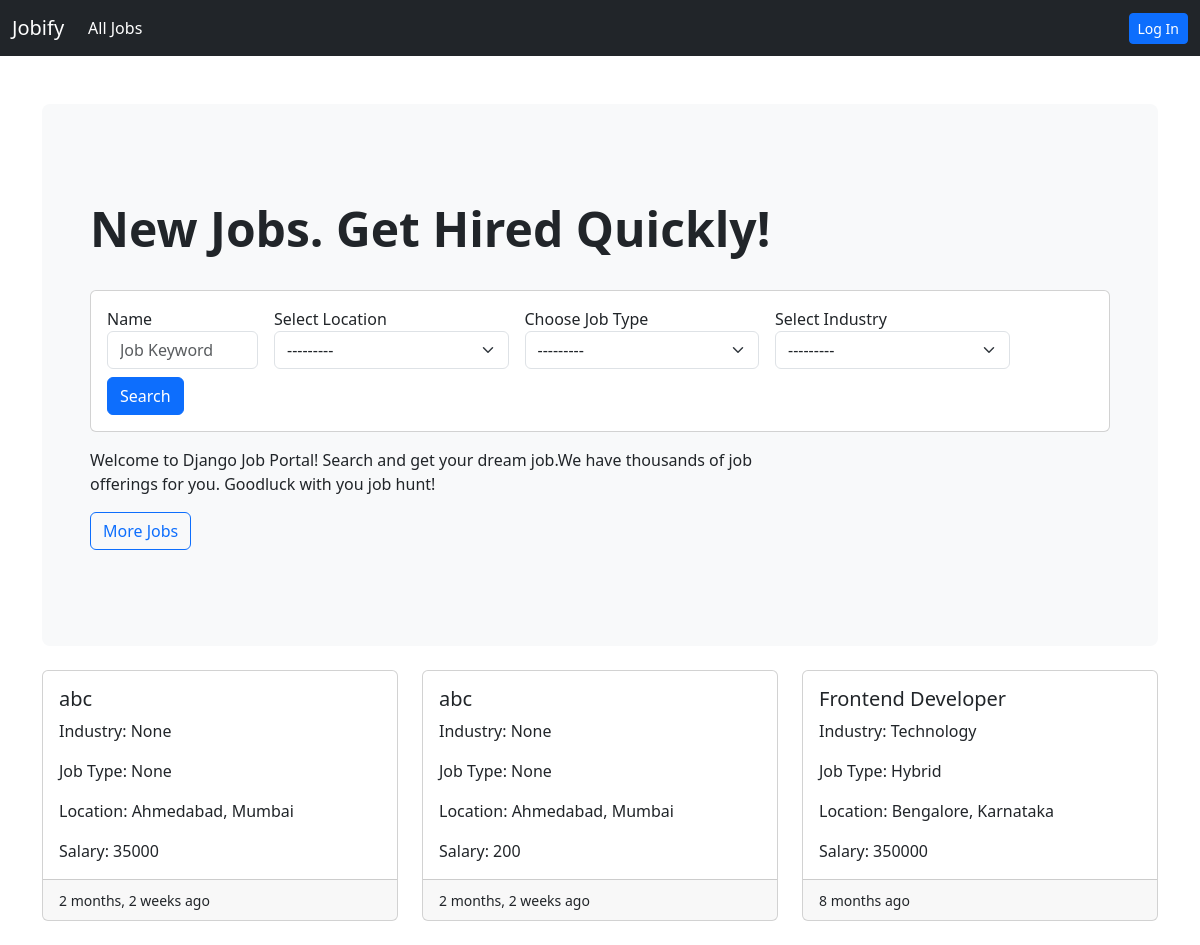
The page / on the database its author committed.
### job/models.py (models this page shows, shortened)
class Job(models.Model):
    job_type_choices=(
        ('Remote','Remote'),
        ('Onsite','Onsite'),
        ('Hybrid','Hybrid'),
    )
    user=models.ForeignKey(User,on_delete=models.CASCADE)
    company=models.ForeignKey(Company,on_delete=models.CASCADE)
    title=models.CharField(max_length=100)
    city=models.CharField(max_length=100)
    salary=models.PositiveBigIntegerField(default=35000)
    requirements=models.TextField()
    ideal_candidate=models.TextField()
    is_available=models.BooleanField(default=True)
    timestamp=models.DateTimeField(auto_now_add=True)
    industry=models.ForeignKey(Industry,on_delete=models.DO_NOTHING,null=True,blank=True)
    state=models.ForeignKey(State,on_delete=models.DO_NOTHING,null=True,blank=True)
    job_type=models.CharField(max_length=20,choices=job_type_choices,null=True, blank=True)

class State(models.Model):
    name=models.CharField(max_length=100)
    def __str__(self):
        return self.name

class Industry(models.Model):
    name=models.CharField(max_length=100)
    def __str__(self):
        return self.name

### website/views.py (the view)
# urls.py: 2. Add a URL to urlpatterns:  path('', views.home, name='home')
def home(request):
    filter=Jobfilter(request.GET,queryset=Job.objects.filter(is_available=True).order_by('-timestamp'))
    context={'filter': filter}
    return render(request,'website/home.html',context)

### templates/website/home.html
{%extends 'base.html'%}
{%load humanize%}
{%load widget_tweaks%}
{%block content %}
<section>
    <div class="p-5 mb-4 bg-light rounded-3">
      <div class="conatiner-fluid py-5">
        <h2 class="display-5 fw-bold">New Jobs. Get Hired Quickly!</h2>
        <br />
        <div class="card">
          <div class="card-body">
            <form class="row gy-2 gx-3 align-items-center" method="get">
              <div class="col-sm-2">
                <label  for="autoSizingInput"
                  >Name</label
                >
                {%render_field filter.form.title class="form-control" id="autoSizingInput" placeholder="Job Keyword" %}
              </div>
              <div class="col-sm-3">
                <label for="autoSizingSelect"
                  >Select Location</label
                >
                {%render_field filter.form.state class="form-select"  %}
              </div>
              <div class="col-sm-3">
                <label  for="autoSizingSelect"
                  >Choose Job Type</label
                >
                {%render_field filter.form.job_type class="form-select"  %}
              </div>
              <div class="col-sm-3">
                <label  for="autoSizingSelect"
                  >Select Industry</label
                >
                {%render_field filter.form.industry class="form-select"  %}
              </div>
              <div class="col-auto"><button class="btn btn-primary" type="button">
                Search
              </button></div>
            </form>
          </div>
        </div>
        <p class="col-md-8 fs-6 mt-3">
          Welcome to Django Job Portal! Search and get your dream job.We
          have thousands of job offerings for you. Goodluck with you job hunt!
        </p>
        <a href="{% url 'job-listing' %}" class="btn btn-outline-primary" type="button">
          More Jobs
        </a>
      </div>
    </div>
  </section>
  <div class="row row-cols-1 row-cols-md-3 g-4">
    {%for job in filter.qs %}
    <div class="col">
      <div class="card h-100">
        <div class="card-body">
          <h5 class="card-title">{{job.title}}</h5>
          <p class="card-text">Industry: {{job.industry}}</p>
          <p class="card-text">Job Type: {{job.job_type}}</p>
          <p class="card-text">Location: {{job.city}}, {{job.state}} </p>
          <p class="card-text">Salary: {{job.salary}}</p>
        </div>
        <div class="card-footer"><small>{{job.timestamp|naturaltime}}</small></div>
      </div>
    </div>
    {%endfor%}
</div><br>
{%endblock content%}

### templates/base.html (shortened to what this page needs)
<!DOCTYPE html>
<html lang="en">
  <head>
    <link
      href="https://cdn.jsdelivr.net/npm/bootstrap@5.3.3/dist/css/bootstrap.min.css"
      rel="stylesheet"
    />
    <link
      href="https://getbootstrap.com/docs/5.3/assets/css/docs.css"
      rel="stylesheet"
    />
  </head>
  <body>
    <nav class="navbar navbar-expand-lg navbar-dark bg-dark">
      <div class="container-fluid">
        <a class="navbar-brand" href="{% url 'home' %}">Jobify</a>
        <div class="collapse navbar-collapse" id="navbarSupportedContent">
          {% if request.user.is_authenticated %}
          {% if request.user.is_applicant%}
          <ul class="navbar-nav me-auto mb-2 mb-lg-0">
            <li class="nav-item">
              <a class="nav-link active" aria-current="page" href="#">Home</a>
            </li>
            {%if request.user.has_resume%}
            <li class="nav-item">
              <a class="nav-link" aria-current="page" href="{% url 'job-listing'%}">Apply to Jobs</a>
            </li>
            <li class="nav-item">
              <a class="nav-link " aria-current="page" href="{% url 'applied-jobs'%}"> Manage Job Applications</a>
            </li>
            {%else%}
            <li class="nav-item">
              <a class="nav-link active" aria-current="page" href="{% url 'update-resume'%}">Create Resume</a>
            </li>
            {%endif%}
            <li class="nav-item">
              <a class="nav-link disabled" aria-current="page"  href="#" >{{request.user.email}}</a>
            </li>
          </ul>
          <a  href="{% url 'logout' %}" class="btn btn-primary btn-sm">Logout</a>
          {% elif request.user.is_recruiter %}
          <ul class="navbar-nav me-auto mb-2 mb-lg-0">
            <li class="nav-item">
              <a class="nav-link active" aria-current="page" href="#">Home</a>
            </li>
            {% if request.user.has_company%}
            <li class="nav-item">
              <a class="nav-link" aria-current="page" href="{% url 'create-job' %}"
                >Create Job Ads</a
              >
            </li>
            <li class="nav-item">
              <a class="nav-link" aria-current="page" href="{% url 'manage-jobs' %}"
                >Manage Jobs</a
              >
            </li>
            {%else%}
            <li class="nav-item">
              <a
                class="nav-link active"
                aria-current="page"
                href="{% url 'update-company'%}"
                >Create Company
              </a>
            </li>
            {%endif%}
            <li class="nav-item">
              <a class="nav-link disabled" aria-current="page"  href="#" >{{request.user.email}}</a>
            </li>
            </ul>
            <a  href="{% url 'logout' %}" class="btn btn-primary btn-sm">Logout</a>
          {%endif%}
          {%else%}
          <ul class="navbar-nav me-auto mb-2 mb-lg-0">
            <li class="nav-item">
              <a class="nav-link active" aria-current="page" href="{% url 'job-listing'%}">All Jobs</a>
            </li>
          </ul>
          <a  href="{% url 'login' %}" class="btn btn-primary btn-sm">Log In</a>
          {%endif%}
        </div>
      </div>
    </nav>
    <div class="container mt-5">
       {%block content%} {%endblock content%}
    </div>
  </body>
</html>

### rows shown on the page
Job: title "abc", industry "None", job_type "None", city "Ahmedabad", state "Mumbai", salary "35000", timestamp "2 months, 2 weeks ago"
Job: title "abc", industry "None", job_type "None", city "Ahmedabad", state "Mumbai", salary "200", timestamp "2 months, 2 weeks ago"
Job: title "Frontend Developer", industry "Technology", job_type "Hybrid", city "Bengalore", state "Karnataka", salary "350000", timestamp "8 months ago"
